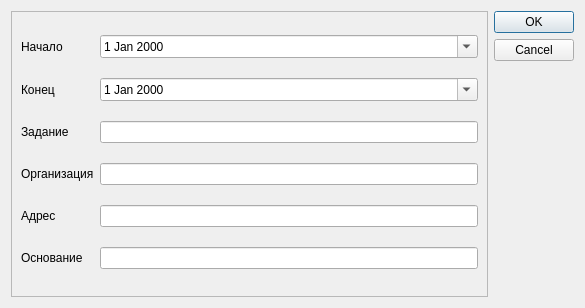
<?xml version="1.0" encoding="UTF-8"?>
<ui version="4.0">
 <class>Komand</class>
 <widget class="QDialog" name="Komand">
  <property name="geometry">
   <rect>
    <x>0</x>
    <y>0</y>
    <width>585</width>
    <height>308</height>
   </rect>
  </property>
  <property name="windowTitle">
   <string>Командировка</string>
  </property>
  <layout class="QGridLayout" name="gridLayout_2">
   <item row="0" column="0">
    <widget class="QFrame" name="frame">
     <property name="frameShape">
      <enum>QFrame::StyledPanel</enum>
     </property>
     <property name="frameShadow">
      <enum>QFrame::Raised</enum>
     </property>
     <layout class="QGridLayout" name="gridLayout">
      <item row="0" column="0">
       <widget class="QLabel" name="label">
        <property name="text">
         <string>Начало</string>
        </property>
       </widget>
      </item>
      <item row="0" column="1">
       <widget class="QDateEdit" name="startDateEdit">
        <property name="calendarPopup">
         <bool>true</bool>
        </property>
       </widget>
      </item>
      <item row="1" column="0">
       <widget class="QLabel" name="label_2">
        <property name="text">
         <string>Конец</string>
        </property>
       </widget>
      </item>
      <item row="1" column="1">
       <widget class="QDateEdit" name="endDateEdit">
        <property name="calendarPopup">
         <bool>true</bool>
        </property>
       </widget>
      </item>
      <item row="2" column="0">
       <widget class="QLabel" name="label_3">
        <property name="text">
         <string>Задание</string>
        </property>
       </widget>
      </item>
      <item row="2" column="1">
       <widget class="QLineEdit" name="lineEdit"/>
      </item>
      <item row="3" column="0">
       <widget class="QLabel" name="label_4">
        <property name="text">
         <string>Организация</string>
        </property>
       </widget>
      </item>
      <item row="3" column="1">
       <widget class="QLineEdit" name="lineEdit_2"/>
      </item>
      <item row="4" column="0">
       <widget class="QLabel" name="label_5">
        <property name="text">
         <string>Адрес</string>
        </property>
       </widget>
      </item>
      <item row="4" column="1">
       <widget class="QLineEdit" name="lineEdit_3"/>
      </item>
      <item row="5" column="0">
       <widget class="QLabel" name="label_6">
        <property name="text">
         <string>Основание</string>
        </property>
       </widget>
      </item>
      <item row="5" column="1">
       <widget class="QLineEdit" name="lineEdit_4"/>
      </item>
     </layout>
    </widget>
   </item>
   <item row="0" column="1">
    <widget class="QDialogButtonBox" name="buttonBox">
     <property name="orientation">
      <enum>Qt::Vertical</enum>
     </property>
     <property name="standardButtons">
      <set>QDialogButtonBox::Cancel|QDialogButtonBox::Ok</set>
     </property>
    </widget>
   </item>
  </layout>
 </widget>
 <resources/>
 <connections>
  <connection>
   <sender>buttonBox</sender>
   <signal>rejected()</signal>
   <receiver>Komand</receiver>
   <slot>reject()</slot>
   <hints>
    <hint type="sourcelabel">
     <x>575</x>
     <y>269</y>
    </hint>
    <hint type="destinationlabel">
     <x>286</x>
     <y>274</y>
    </hint>
   </hints>
  </connection>
  <connection>
   <sender>buttonBox</sender>
   <signal>accepted()</signal>
   <receiver>Komand</receiver>
   <slot>accept()</slot>
   <hints>
    <hint type="sourcelabel">
     <x>533</x>
     <y>38</y>
    </hint>
    <hint type="destinationlabel">
     <x>292</x>
     <y>153</y>
    </hint>
   </hints>
  </connection>
 </connections>
 <slots>
  <slot>addKomand()</slot>
 </slots>
</ui>
